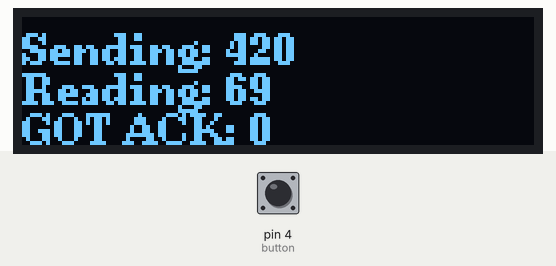
Recording of a sketch running on a simulated Arduino Uno, built with avr-gcc and run on an emulated ATmega328P. Parts: 128×32 one-colour display. Inputs (shaded band) come from the test bench; at power-on: pin 4 (button) HIGH. No radio packets arrive unless stated.

Above: at 2.2 s.
2.3 s: pin 4 (button) pulled LOW for 0.15 s
At 2.46 s:
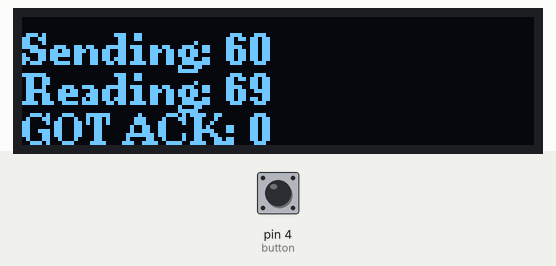
Timing chart, 0 to 5.3 s (numbered marks = the images above; inputs shaded):
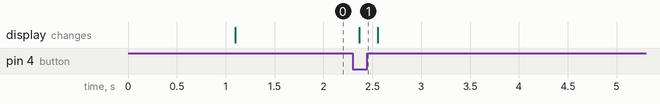

The sketch:

ack_writer.ino
```cpp
#include <SPI.h>
#include "RF24.h"
#include <nRF24L01.h>
#include <Arduino.h>
#include <U8g2lib.h>

#ifdef U8X8_HAVE_HW_SPI
#include <SPI.h>
#endif
#ifdef U8X8_HAVE_HW_I2C
#include <Wire.h>
#endif


RF24 myRadio (9, 10);
const uint64_t pipe[1] = {0xF0F0F0F0E1LL};
unsigned long lastTransmission;

byte button = 4;
int failCount;
int val = 69;
int sending;
int got_it = 0;
U8G2_SSD1306_128X32_UNIVISION_F_HW_I2C u8g2(U8G2_R0);

void setup() {
    // Serial.begin(115200);
    u8g2.begin();
    delay(1000);
    pinMode(button, INPUT_PULLUP);

    myRadio.begin();
    myRadio.setAutoAck(true);
    myRadio.setPALevel(RF24_PA_MAX);
    myRadio.enableAckPayload();
    myRadio.enableDynamicPayloads();
    myRadio.openWritingPipe(pipe[0]);
}

void loop() {
  if (digitalRead(button) == 0){sending = 60;}
  else{sending = 420;}

  if (millis() - lastTransmission >= 50) {
    lastTransmission = millis();
    boolean sendSuccess = false;
    sendSuccess = myRadio.write(&sending, sizeof(sending));

    if (myRadio.isAckPayloadAvailable()) {
      myRadio.read(val, sizeof(val));
      got_it = 100;
    }

    if (sendSuccess == true){
      failCount = 0;
      sendSuccess = false;
    }

    else{
      ++failCount;
    }
  }

      u8g2.clearBuffer();          // clear the internal memory
      u8g2.setFont(u8g2_font_ncenB08_tr); // choose a suitable font
      u8g2.setCursor(0,12);
      u8g2.print("Sending: ");
      u8g2.print(sending);
      u8g2.setCursor(0,22);
      u8g2.print("Reading: ");
      u8g2.print(val);
      u8g2.setCursor(0,32);
      u8g2.print("GOT ACK: ");
      u8g2.print(got_it);
      u8g2.sendBuffer();          // transfer internal memory to the display


}
```

Measured:
- after the input at 2.3 s, the display: changes after 0.07 s (image 1)
